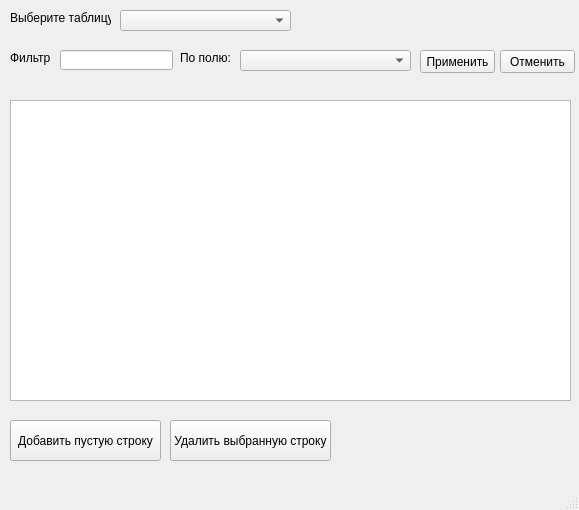
<?xml version="1.0" encoding="UTF-8"?>
<ui version="4.0">
 <class>MainWindow</class>
 <widget class="QMainWindow" name="MainWindow">
  <property name="geometry">
   <rect>
    <x>0</x>
    <y>0</y>
    <width>579</width>
    <height>510</height>
   </rect>
  </property>
  <property name="windowTitle">
   <string>MainWindow</string>
  </property>
  <widget class="QWidget" name="centralwidget">
   <widget class="QTableView" name="tableView">
    <property name="geometry">
     <rect>
      <x>10</x>
      <y>100</y>
      <width>561</width>
      <height>301</height>
     </rect>
    </property>
   </widget>
   <widget class="QPushButton" name="del_row">
    <property name="geometry">
     <rect>
      <x>170</x>
      <y>420</y>
      <width>161</width>
      <height>41</height>
     </rect>
    </property>
    <property name="text">
     <string>Удалить выбранную строку</string>
    </property>
   </widget>
   <widget class="QPushButton" name="add_row">
    <property name="geometry">
     <rect>
      <x>10</x>
      <y>420</y>
      <width>151</width>
      <height>41</height>
     </rect>
    </property>
    <property name="text">
     <string>Добавить пустую строку</string>
    </property>
   </widget>
   <widget class="QLabel" name="label">
    <property name="geometry">
     <rect>
      <x>10</x>
      <y>10</y>
      <width>101</width>
      <height>16</height>
     </rect>
    </property>
    <property name="text">
     <string>Выберите таблицу</string>
    </property>
   </widget>
   <widget class="QComboBox" name="select_table">
    <property name="geometry">
     <rect>
      <x>120</x>
      <y>10</y>
      <width>171</width>
      <height>21</height>
     </rect>
    </property>
   </widget>
   <widget class="QLineEdit" name="filter_arg">
    <property name="geometry">
     <rect>
      <x>60</x>
      <y>50</y>
      <width>113</width>
      <height>20</height>
     </rect>
    </property>
   </widget>
   <widget class="QLabel" name="label_2">
    <property name="geometry">
     <rect>
      <x>10</x>
      <y>50</y>
      <width>48</width>
      <height>16</height>
     </rect>
    </property>
    <property name="text">
     <string>Фильтр</string>
    </property>
   </widget>
   <widget class="QComboBox" name="filter_col">
    <property name="geometry">
     <rect>
      <x>240</x>
      <y>50</y>
      <width>171</width>
      <height>21</height>
     </rect>
    </property>
   </widget>
   <widget class="QLabel" name="label_3">
    <property name="geometry">
     <rect>
      <x>180</x>
      <y>50</y>
      <width>51</width>
      <height>16</height>
     </rect>
    </property>
    <property name="text">
     <string>По полю:</string>
    </property>
   </widget>
   <widget class="QPushButton" name="button_apply_filter">
    <property name="geometry">
     <rect>
      <x>420</x>
      <y>50</y>
      <width>75</width>
      <height>23</height>
     </rect>
    </property>
    <property name="text">
     <string>Применить</string>
    </property>
   </widget>
   <widget class="QPushButton" name="button_cancel_filter">
    <property name="geometry">
     <rect>
      <x>500</x>
      <y>50</y>
      <width>75</width>
      <height>23</height>
     </rect>
    </property>
    <property name="text">
     <string>Отменить</string>
    </property>
   </widget>
  </widget>
  <widget class="QStatusBar" name="statusbar"/>
 </widget>
 <resources/>
 <connections/>
</ui>
